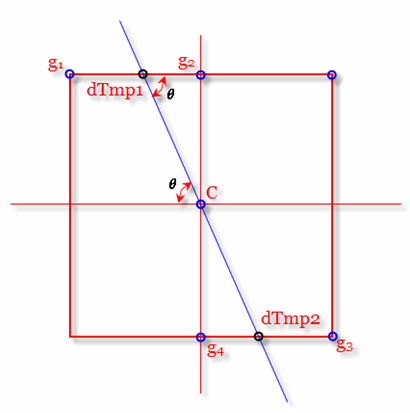
#> input picture 期中作业/cvpr2021AuthorKit/latex/1.png, 410 x 413 px, given in place of test1.JPG, which was not available
$ python canny.py
#> lines starting #> are read from the running program, lines starting #| are printed output that depends on the picture; after the words box and inside, x2 and y2 are one past the last pixel; in counts of white or black regions, pixels touching at a corner belong together; pictures that were not available may be replaced by others from this repository, and a replacement may not be noted
#!/usr/bin/env python3

#Canny边缘提取
import cv2 as cv
import numpy as np

def ManyImgs(scale, imgarray):
	rows = len(imgarray)         # 元组或者列表的长度
	cols = len(imgarray[0])      # 如果imgarray是列表，返回列表里第一幅图像的通道数，如果是元组，返回元组里包含的第一个列表的长度
	# print("rows=", rows, "cols=", cols)

	# 判断imgarray[0]的类型是否是list
	# 是list，表明imgarray是一个元组，需要垂直显示
	rowsAvailable = isinstance(imgarray[0], list)

	# 第一张图片的宽高
	width = imgarray[0][0].shape[1]
	height = imgarray[0][0].shape[0]
	# print("width=", width, "height=", height)

	# 如果传入的是一个元组
	if rowsAvailable:
		for x in range(0, rows):
			for y in range(0, cols):
				# 遍历元组，如果是第一幅图像，不做变换
				if imgarray[x][y].shape[:2] == imgarray[0][0].shape[:2]:
					imgarray[x][y] = cv.resize(imgarray[x][y], (0, 0), None, scale, scale)
				# 将其他矩阵变换为与第一幅图像相同大小，缩放比例为scale
				else:
					imgarray[x][y] = cv.resize(imgarray[x][y], (imgarray[0][0].shape[1], imgarray[0][0].shape[0]), None, scale, scale)
				# 如果图像是灰度图，将其转换成彩色显示
				if  len(imgarray[x][y].shape) == 2:
					imgarray[x][y] = cv.cvtColor(imgarray[x][y], cv.COLOR_GRAY2BGR)

		# 创建一个空白画布，与第一张图片大小相同
		imgBlank = np.zeros((height, width, 3), np.uint8)
		hor = [imgBlank] * rows   # 与第一张图片大小相同，与元组包含列表数相同的水平空白图像
		for x in range(0, rows):
			# 将元组里第x个列表水平排列
			hor[x] = np.hstack(imgarray[x])
		ver = np.vstack(hor)   # 将不同列表垂直拼接
	# 如果传入的是一个列表
	else:
		# 变换操作，与前面相同
		for x in range(0, rows):
			if imgarray[x].shape[:2] == imgarray[0].shape[:2]:
				imgarray[x] = cv.resize(imgarray[x], (0, 0), None, scale, scale)
			else:
				imgarray[x] = cv.resize(imgarray[x], (imgarray[0].shape[1], imgarray[0].shape[0]), None, scale, scale)
			if len(imgarray[x].shape) == 2:
				imgarray[x] = cv.cvtColor(imgarray[x], cv2.COLOR_GRAY2BGR)
		# 将列表水平排列
		hor = np.hstack(imgarray)
		ver = hor
	return ver

src = cv.imread('test1.JPG')
#> src is the input picture: shape (413, 410, 3); mean B, G, R 246.1, 245.1, 250.4
blurred = cv.GaussianBlur(src, (3, 3), 0)
gray = cv.cvtColor(blurred, cv.COLOR_RGB2GRAY)
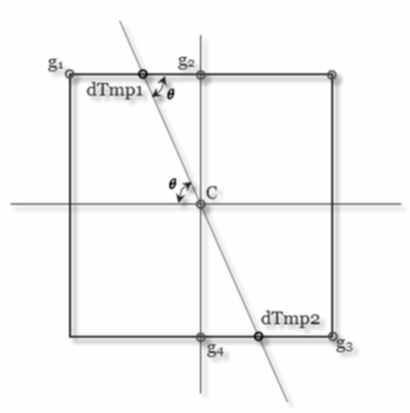
#> gray: shape (413, 410); min 17, max 255, mean 246
edge_output = cv.Canny(gray, 50, 150)
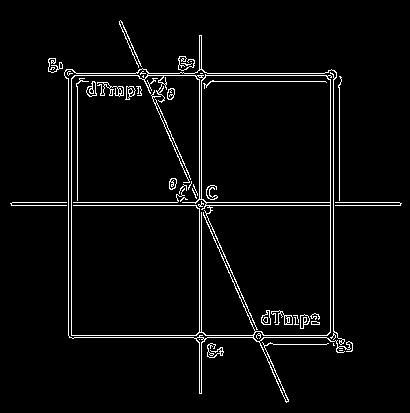
#> edge_output: shape (413, 410); 3.7% white in thin lines or dots, all inside (x1, y1, x2, y2) = (10, 20, 402, 403)
dst = cv.bitwise_and(src, src, mask= edge_output)

src1 = cv.imread('test2.JPG')
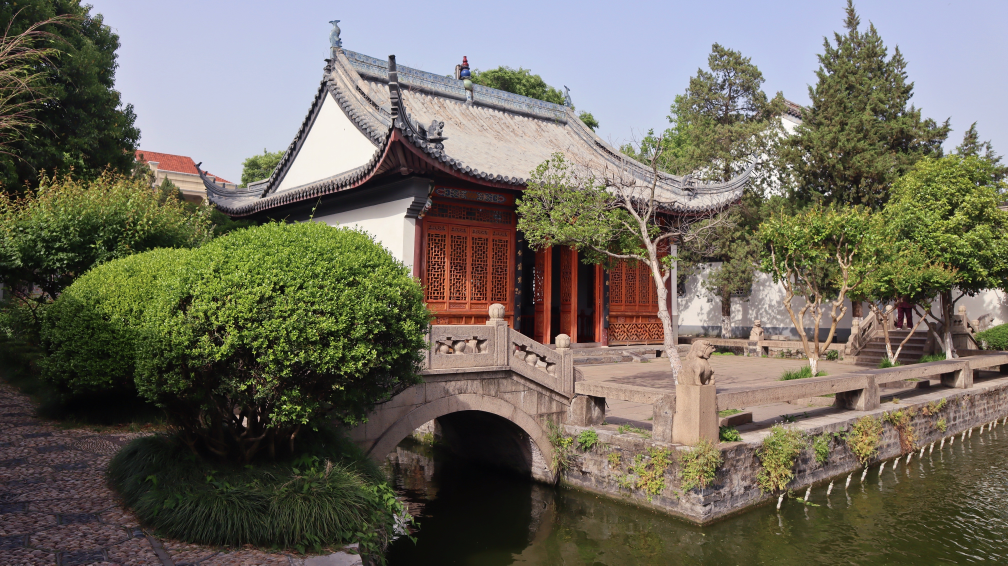
#> input picture 期中作业/src/test2.JPG, 4032 x 2262 px (shown at 1/4 size)
#> src1 is the input picture: shape (2262, 4032, 3); mean B, G, R 94.7, 107.1, 111.5
blurred1 = cv.GaussianBlur(src1, (3, 3), 0)
gray1 = cv.cvtColor(blurred1, cv.COLOR_RGB2GRAY)
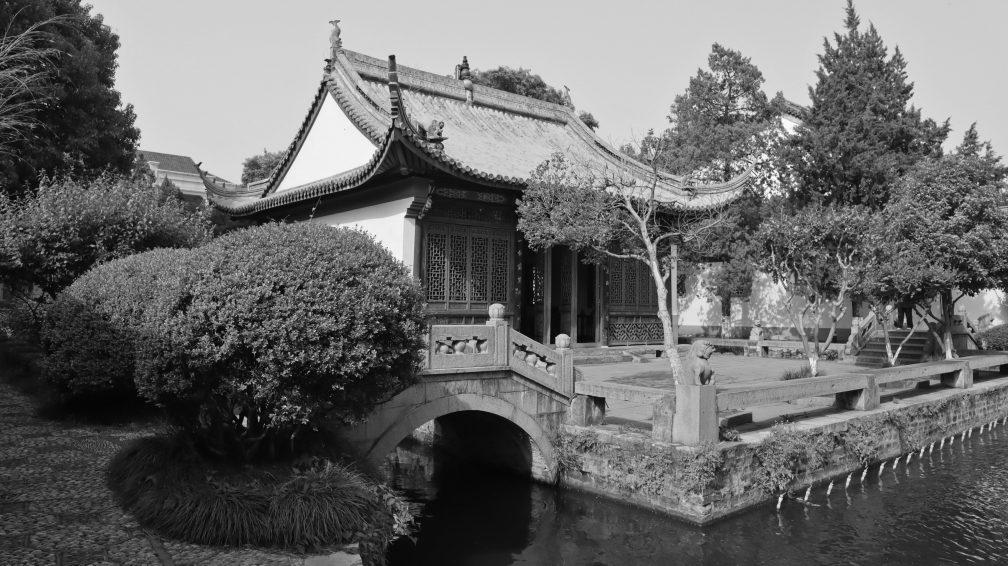
#> gray1: shape (2262, 4032) (shown at 1/4 size); min 3, max 254, mean 103.9
edge_output1 = cv.Canny(gray1, 50, 150)
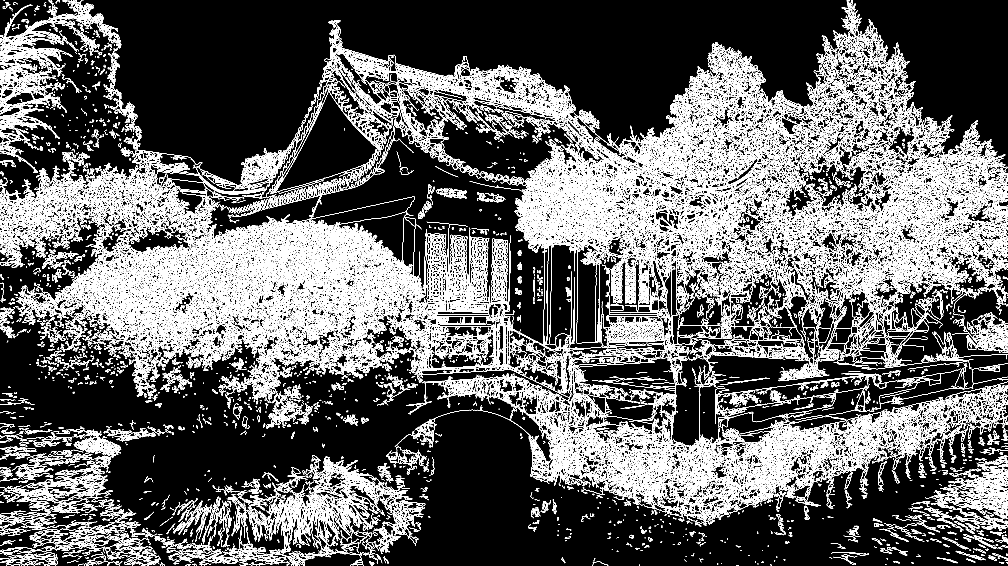
#> edge_output1: shape (2262, 4032) (shown at 1/4 size); 13.5% white in thin lines or dots
dst1 = cv.bitwise_and(src1, src1, mask= edge_output1)
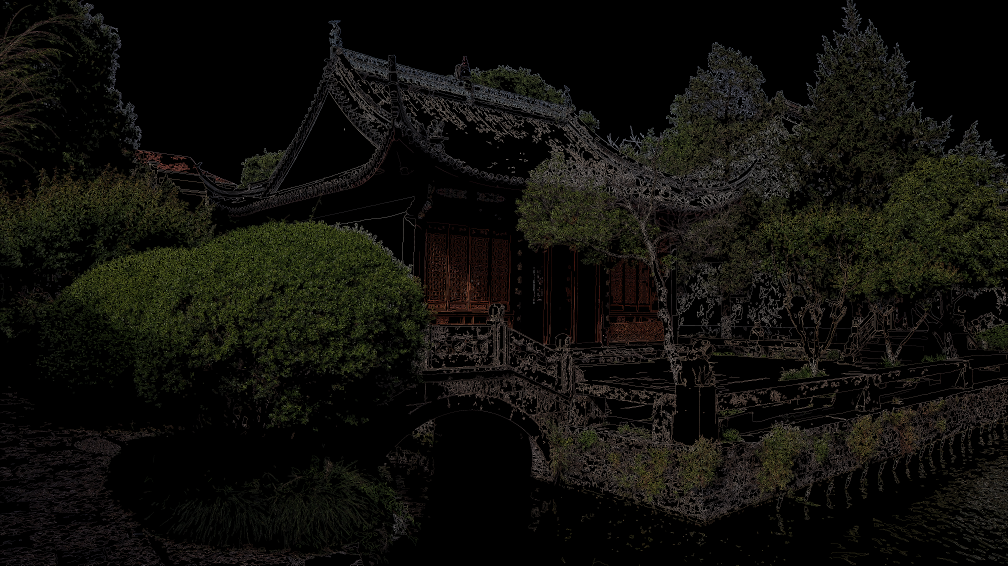
#> dst1: shape (2262, 4032, 3) (shown at 1/4 size); mean B, G, R 10.9, 14.9, 15.5

result = ManyImgs(1, ([dst], [dst1]))
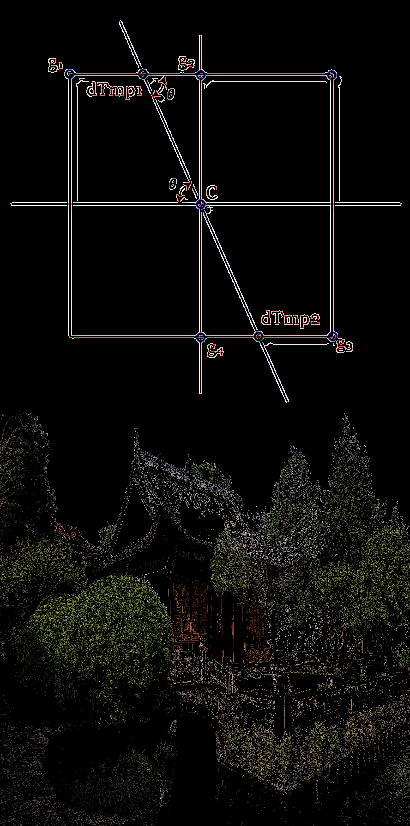
#> result: shape (826, 410, 3); mean B, G, R 9.3, 11.3, 12.2
cv.imshow("result",result)

cv.waitKey(0)
cv.destroyAllWindows()
